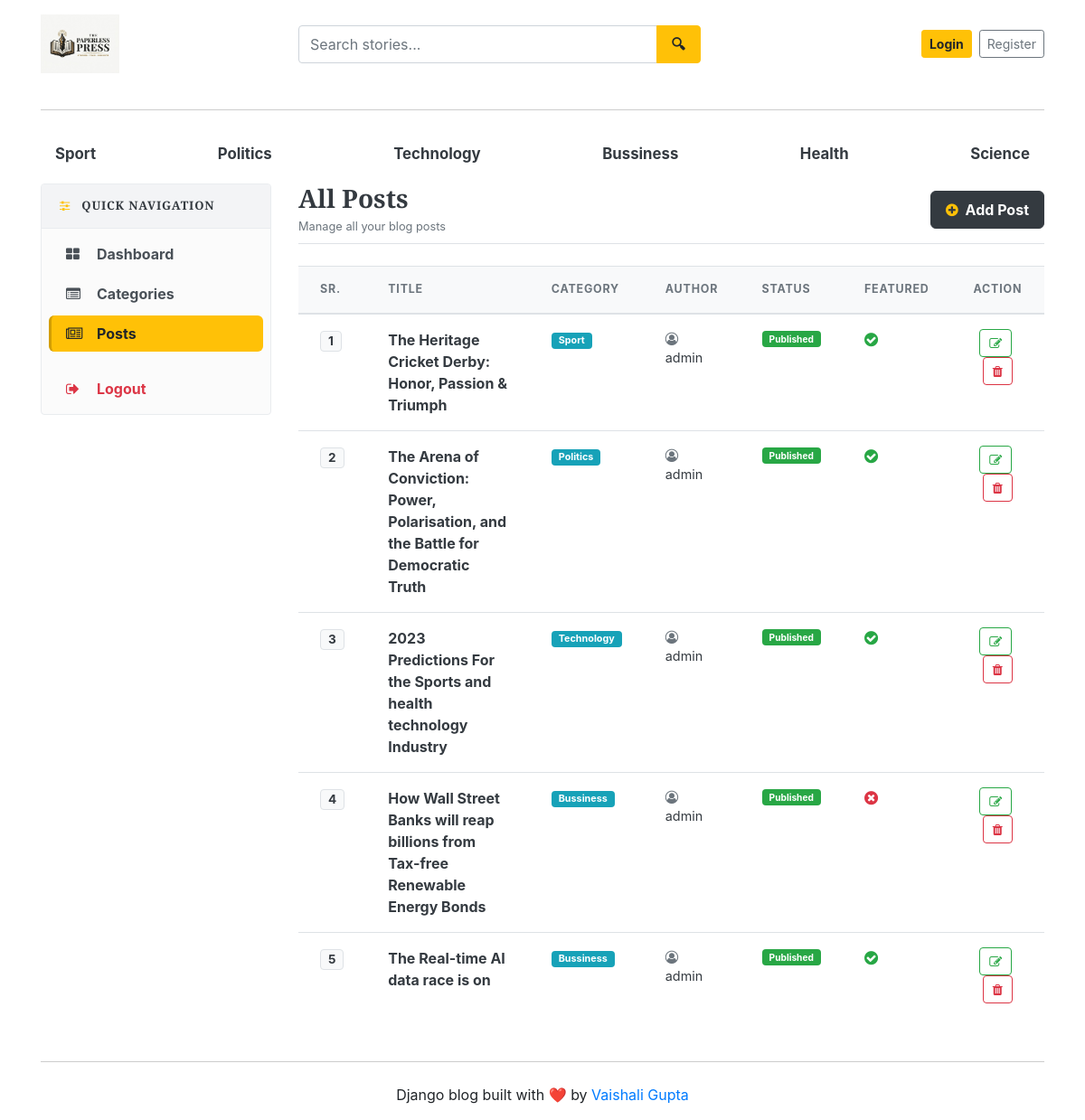
The app's page /dashboard/posts/, older data.
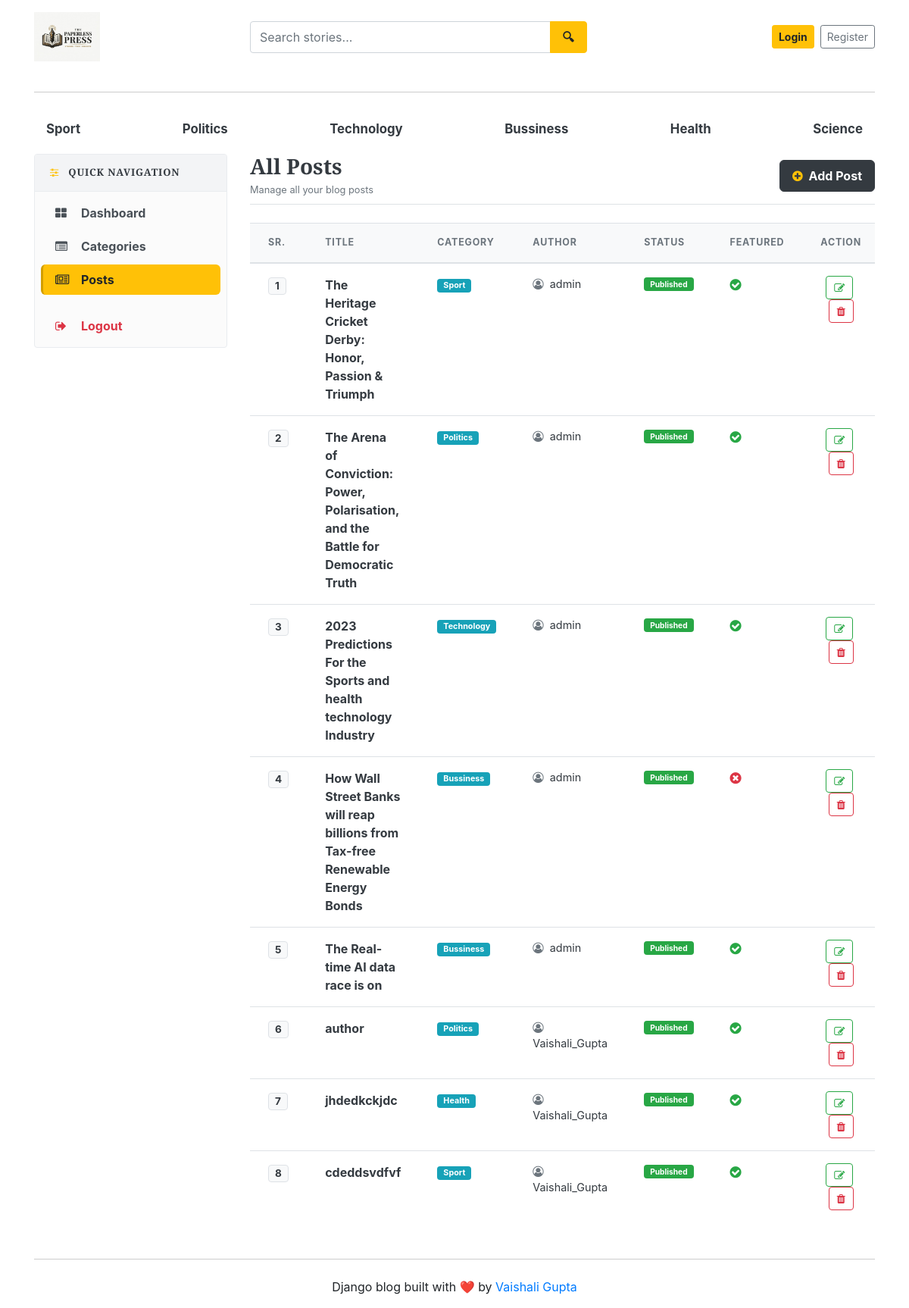
The same page, newer data.
### blogs/models.py (models this page shows, shortened)
class Category(models.Model):
    category_name=models.CharField(max_length=50, unique=True)
    created_at = models.DateTimeField(auto_now_add=True)
    updated_at = models.DateTimeField(auto_now=True)
    class Meta :
        verbose_name_plural= 'categories'
    def __str__(self):
        return self.category_name

class Blog(models.Model):
    title = models.CharField(max_length=100)
    slug = models.SlugField(max_length=150, unique=True, blank=True)
    category = models.ForeignKey(Category, on_delete=models.CASCADE)  #taking refrence from table category
    author = models.ForeignKey(User, on_delete=models.CASCADE)
    featured_image = models.ImageField(upload_to='uploads/%y/%m/%d')
    short_description = models.TextField(max_length=500)
    blog_body = models.TextField(max_length=500)
    status = models.CharField(max_length=20, choices=STATUS_CHOICES, default='Draft')
    is_featured = models.BooleanField(default=False)
    created_at = models.DateTimeField(auto_now_add=True)
    updated_at = models.DateTimeField(auto_now=True)

### dashboards/views.py (the view)
# urls.py: path('posts/', views.posts, name='posts' ),
def posts(request):
    posts=Blog.objects.all()
    context={
        'posts':posts,
    }
    return render(request, 'dashboard/posts.html', context)

### blogs/context_processors.py (called while the page is built)
def get_categories(request):
    categories=Category.objects.all()
    return dict(categories=categories)

def get_social_links(request):
    social_links = SocialLink.objects.all()
    about = About.objects.first()  # first entry nikal lega
    return dict(social_links=social_links, about=about)

### templates/dashboard/posts.html (shortened to what this page needs)
{% extends 'base.html' %}
{% block content %}
<div class="row">
    {% include 'dashboard/sidebar.html' %}
    <div class="col-md-9 mb-4">
        <div class="d-flex justify-content-between align-items-center mb-4 pb-2 border-bottom">
            <div>
                <h3 class="font-weight-bold text-dark m-0">All Posts</h3>
                <small class="text-muted">Manage all your blog posts</small>
            </div>
            <a href="{% url 'add_post' %}" class="btn btn-dark font-weight-bold text-white shadow-sm px-3 py-2" style="border-radius: 6px;">
                <i class="fa fa-plus-circle text-warning mr-1"></i> Add Post
            </a>
        </div>
        <div class="card border-0 shadow-sm rounded-lg overflow-hidden">
            <div class="table-responsive">
                <table class="table table-hover align-middle mb-0">
                    <thead style="background-color: #f8f9fa; border-bottom: 2px solid #e9ecef;">
                        <tr>
                            <th scope="col" class="py-3 px-4 text-secondary font-weight-bold text-uppercase" style="font-size: 0.78rem; letter-spacing: 0.8px;">Sr.</th>
                            <th scope="col" class="py-3 px-4 text-secondary font-weight-bold text-uppercase" style="font-size: 0.78rem; letter-spacing: 0.8px;">Title</th>
                            <th scope="col" class="py-3 px-4 text-secondary font-weight-bold text-uppercase" style="font-size: 0.78rem; letter-spacing: 0.8px;">Category</th>
                            <th scope="col" class="py-3 px-4 text-secondary font-weight-bold text-uppercase" style="font-size: 0.78rem; letter-spacing: 0.8px;">Author</th>
                            <th scope="col" class="py-3 px-4 text-secondary font-weight-bold text-uppercase" style="font-size: 0.78rem; letter-spacing: 0.8px;">Status</th>
                            <th scope="col" class="py-3 px-4 text-secondary font-weight-bold text-uppercase" style="font-size: 0.78rem; letter-spacing: 0.8px;">Featured</th>
                            <th scope="col" class="py-3 px-4 text-secondary font-weight-bold text-uppercase text-center" style="font-size: 0.78rem; letter-spacing: 0.8px;">Action</th>
                        </tr>
                    </thead>
                    <tbody>
                        {% for post in posts %}
                        <tr style="transition: background-color 0.2s ease;">
                            <td class="py-3 px-4 font-weight-bold text-muted">
                                <span class="badge badge-light border text-dark px-2 py-1" style="font-size: 0.85rem;">{{ forloop.counter }}</span>
                            </td>
                            <td class="py-3 px-4 font-weight-bold text-dark">
                                {{ post.title }}
                            </td>
                            <td class="py-3 px-4 text-muted" style="font-size: 0.9rem;">
                                <span class="badge badge-info px-2 py-1">{{ post.category }}</span>
                            </td>
                            <td class="py-3 px-4 text-dark" style="font-size: 0.9rem;">
                                <i class="fa fa-user-circle-o mr-1 text-secondary"></i> {{ post.author }}
                            </td>
                            <td class="py-3 px-4" style="font-size: 0.85rem;">
                                {% if post.status == 'Published' or post.status == 1 %}
                                    <span class="badge badge-success px-2 py-1">Published</span>
                                {% else %}
                                    <span class="badge badge-secondary px-2 py-1">Draft</span>
                                {% endif %}
                            </td>
                            <td class="py-3 px-4 text-muted">
                                {% if post.is_featured %}
                                    <i class="fa fa-check-circle text-success" style="font-size: 1.1rem;" title="Featured"></i>
                                {% else %}
                                    <i class="fa fa-times-circle text-danger" style="font-size: 1.1rem;" title="Not Featured"></i>
                                {% endif %}
                            </td>
                            <td class="py-3 px-4 text-center">
                                <a href="{% url 'edit_post' post.id %}" class="btn btn-sm btn-outline-success mr-1" title="Edit Post" style="border-radius: 4px; padding: 4px 10px;">
                                    <i class="fa fa-edit"></i>
                                </a>
                                <a href="{% url 'delete_post' post.id %}" class="btn btn-sm btn-outline-danger" title="Delete Post" style="border-radius: 4px; padding: 4px 10px;" onclick="return confirm('Are you sure you want to delete this post?');">
                                    <i class="fa fa-trash"></i>
                                </a>
                            </td>
                        </tr>
                        {% endfor %}
                    </tbody>
                </table>
            </div>
        </div>
    </div>
</div>
{% endblock %}

### templates/base.html (shortened to what this page needs)
{% load static %}
<!DOCTYPE html>
<html lang="en">
<head>
    <link href="https://getbootstrap.com/docs/4.0/dist/css/bootstrap.min.css" rel="stylesheet">
    <link href="{% static 'css/blog.css' %}" rel="stylesheet">
    <link rel="stylesheet" href="https://cdnjs.cloudflare.com/ajax/libs/font-awesome/4.7.0/css/font-awesome.min.css">
</head>
<body>
    <div class="container">
      <header class="blog-header py-3">
        <div class="row align-items-center">
          <div class="col-6 col-md-3">
            <a href="/" class="d-inline-block">
              <img src="{% static 'images/logo.jpeg' %}"
                   alt="The Paperless Press"
                   style="height: 65px; max-width: 100%; object-fit: contain;">
            </a>
          </div>
          <div class="col-6 col-md-4 order-md-3 d-flex justify-content-end align-items-center">
            {% if not user.is_authenticated %}
              <a class="btn btn-sm btn-warning font-weight-bold mr-2 text-nowrap" href="{% url 'login' %}">Login</a>
              <a class="btn btn-sm btn-outline-secondary text-nowrap" href="{% url 'register' %}">Register</a>
            {% else %}
              <a class="btn btn-sm btn-warning font-weight-bold mr-2 text-nowrap" href="{% url 'dashboard' %}">Dashboard</a>
              <a class="btn btn-sm btn-warning font-weight-bold text-nowrap" href="{% url 'logout' %}">Logout</a>
            {% endif %}
          </div>
          <div class="col-12 col-md-5 order-md-2 mt-3 mt-md-0">
            <form action="{% url 'search' %}" method="GET" class="m-0">
              <div class="input-group">
                <input type="text"
                       class="form-control"
                       name="keyword"
                       value="{{ keyword }}"
                       placeholder="Search stories..."
                       style="height: 42px; border-radius: 4px 0 0 4px; border: 1.5px solid #ced4da;">
                <div class="input-group-append">
                  <button class="btn btn-warning"
                          type="submit"
                          style="height: 42px; padding: 0 16px; border-radius: 0 4px 4px 0; font-weight: 600;">
                    🔍︎
                  </button>
                </div>
              </div>
            </form>
          </div>
        </div>
      </header>
      <hr class="my-4" style="border-top: 1px solid #cccccc;">
      <div class="nav-scroller py-1 mb-2">
        <nav class="nav d-flex justify-content-between">
          {% for cat in categories %}
          <a class="px-3 py-2 text-dark font-weight-bold"
            href="{% url 'posts_by_category' cat.id %}"
            style="font-size: 1.05rem; border-radius: 8px; text-decoration: none; transition: background 0.2s ease;"
            onmouseover="this.style.backgroundColor='#e9ecef';"
            onmouseout="this.style.backgroundColor='transparent';">
               {{cat.category_name}}
          </a>
          {% endfor %}
        </nav>
      </div>
{% block content %}
{% endblock %}
<hr class="my-4" style="border-top: 1px solid #cccccc;">
<footer class="blog-footer text-center">
  <p>Django blog built with ❤️ by <a href="#">Vaishali Gupta</a></p>
</footer>
</body>
</html>

### templates/dashboard/sidebar.html (shortened to what this page needs)
<div class="col-md-3 mb-4">
    <div class="card border shadow-sm rounded" style="background-color: #fbfbfb; border-color: #e9ecef !important;">
        <div class="card-header border-bottom py-3" style="background-color: #f3f4f6; border-color: #e9ecef !important;">
            <h6 class="m-0 font-weight-bold text-dark text-uppercase" style="letter-spacing: 0.8px; font-size: 0.82rem;">
                <i class="fa fa-sliders mr-2 text-warning"></i> Quick Navigation
            </h6>
        </div>
        <div class="nav flex-column p-2" aria-orientation="vertical">
            <a href="{% url 'dashboard' %}"
               class="nav-link py-2 px-3 mb-1 font-weight-bold d-flex align-items-center {% if '/dashboard/' == request.path %}sidebar-active{% else %}sidebar-link{% endif %}">
                <i class="fa fa-th-large mr-3" style="width: 18px;"></i>
                <span>Dashboard</span>
            </a>
            <a href="{% url 'categories' %}"
               class="nav-link py-2 px-3 mb-1 font-weight-bold d-flex align-items-center {% if '/dashboard/categories/' == request.path %}sidebar-active{% else %}sidebar-link{% endif %}">
                <i class="fa fa-list-alt mr-3" style="width: 18px;"></i>
                <span>Categories</span>
            </a>
            <a href="{% url 'posts' %}"
               class="nav-link py-2 px-3 mb-1 font-weight-bold d-flex align-items-center {% if '/dashboard/posts/' in request.path %}sidebar-active{% else %}sidebar-link{% endif %}">
                <i class="fa fa-newspaper-o mr-3" style="width: 18px;"></i>
                <span>Posts</span>
            </a>
            <a href="{% url 'logout' %}"
               class="nav-link py-2 px-3 font-weight-bold d-flex align-items-center sidebar-logout">
                <i class="fa fa-sign-out mr-3" style="width: 18px;"></i>
                <span>Logout</span>
            </a>
        </div>
    </div>
</div>

### blog_main/static/css/blog.css (style rules this page uses)
h1, h2, h3, h4, h5, h6 { font-family: "Playfair Display", Georgia, "Times New Roman", serif; }

### templates/dashboard/sidebar.html (style rules this page uses)
.sidebar-link { color: #495057 !important; background-color: transparent; border-radius: 6px; border-left: 3px solid transparent; transition: background-color 0.2s ease, color 0.2s ease, border-color 0.2s ease; }
.sidebar-active { background-color: #ffc107 !important; color: #212529 !important; border-radius: 6px; border-left: 3px solid #d39e00; }
.sidebar-logout { color: #dc3545 !important; border-radius: 6px; border-left: 3px solid transparent; transition: background-color 0.2s ease, border-color 0.2s ease; }

Row changes from the older to the newer data that the page shows:
added Blog: title "author", category "Politics", author "Vaishali_Gupta", status "Published", is_featured True (drawn)
added Blog: title "jhdedkckjdc", category "Health", author "Vaishali_Gupta", status "Published", is_featured True (drawn)
added Blog: title "cdeddsvdfvf", category "Sport", author "Vaishali_Gupta", status "Published", is_featured True (drawn)
